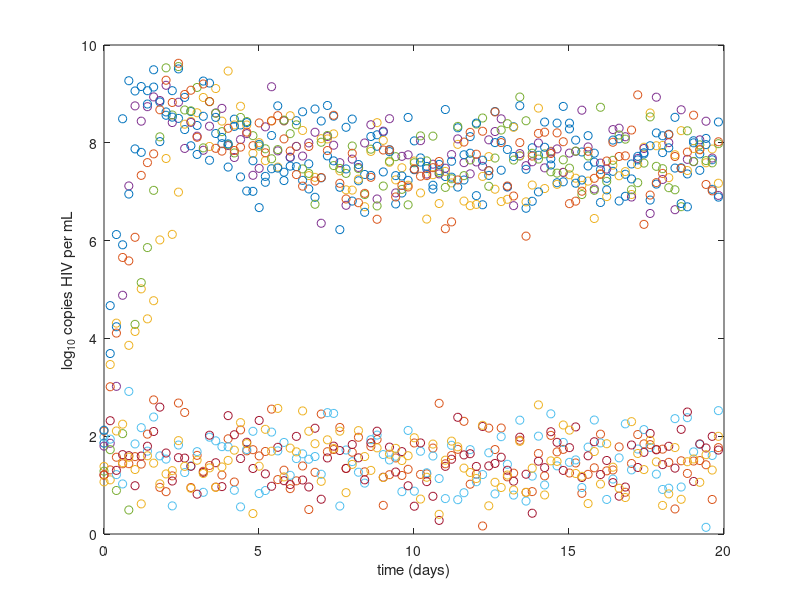

MATLAB code for this plot:
%Matlab script that uses tau-leap to stochastically simulated the SLAV
%model, that's the susceptible, latently infected, actively infected and
%virus model

%% updating the rates of events
function [t,logV_sol]=slav_tauleap()
    
    num_sims=10; %how many curves to make
    
    tF=20; %how many days to sample
    sim_tpts=1e3; %initial number of tpts to simulate (before downsampling below)
    
    t=linspace(0,tF,sim_tpts); %time in days to simulate

    % add Gaussian noise and downsample (uncomment to get no effect)
    noise=0.5; %magnitude of measurement noise in logs?
    %noise=0; %magnitude of measurement noise in logs?
    tpts=100; %number of timepoints after downsampling
    %tpts=sim_tpts; %number of timepoints after downsampling
    
    ds_factor=round(length(t)/tpts); %downsample factor to get right timepoints
    tt=downsample(t,ds_factor); %downsampled time
    simulated_data=zeros(num_sims+1,length(tt)); %matrix for downsampled data
    simulated_data(1,:)=tt; %first column in matrix is timeseries
    
    %simulate a few times
    for i=1:num_sims
        tic; logV_sol=simulate_slav(t); toc;
        vv=downsample(logV_sol+randn(length(logV_sol),1)*noise,ds_factor);
        simulated_data(i+1,:)=vv;
    end
    
figure();
plot(tt,simulated_data(2:end,:),'o')
xlabel('time (days)')
ylabel('log_{10} copies HIV per mL')

save('simulated_data')
    
    
function V_sol = simulate_slav(t)
    %parameters for simulations
    vol = 1e3;           % volume of simulation
    thL = 5.2e-4;      % net clearance rate of latent cells
    aL  = 0.015;       % proliferation rate of latent cells
    dA  = 1.0;         % death rate of activated cells
    xi  = 0.0001;      % activation rate from latency
    aS  = 100*vol;         % constant growth rate of suseceptible cells
    dS  = 0.03;        % death rate of suseceptible cells
    Bt  = 5e-6/vol*10^randn();   % infection rate of T-cells including probability of productively infected
    p   = 1e4;         % burst rate of virus from cells
    gam = 23;          % virus clearance rate
    tau = 1e-4;        % probability of latency given infction
    dL=aL-thL-xi;      % death rate of latent cells

    %equilibrium solutions for dynamical system with virus, can be useful
    %l=1-(1+xi/thL)*tau; %latency factor
    %Seq=gam*dA/Bt/p/l;
    %Leq=tau/thL*(gam*dS*dA/Bt/p/l-aS);
    %Aeq=aS*l/dA-gam*dS/Bt/p;
    %Veq=aS*p*l/gam/dA-dS/Bt;
    %Xeq=[Seq,Leq,Aeq,Veq];
    
    %basic reproductive number
    R0=aS*Bt*p/gam/dS/dA;
    disp(['R0=' num2str(R0)]); %note if R0<1 infection burns out

    %solve the model
    X0=[aS/dS,0,1,0]; %start at disease free equilibrium with a single infected cell
    tlp_sol = simulate_tauleap(t,X0,aS,dS,tau,Bt,dA,p,gam,xi,dL,aL);

    %V_sol=tlp_sol(:,4); %just keep the virus for now
    V_sol=log10(tlp_sol(:,4)+30); %just keep the virus for now, as typical in logs


%%
%function that keeps track of the rate and transition matrices
function [r,T] = update_rates(X,t,r,T,aS,dS,tau,Bt,dA,p,gam,xi,dL,aL)
    
    S=X(1); L=X(2); A=X(3); V=X(4);
    
%%
    ps=poissrnd(p); %stochastic burst size
    r(1) = aS;             T(1,:)=[1,0,0,0];  %constant production 
    r(2) = dS*S;           T(2,:)=[-1,0,0,0];  %density dependent susceptible death
    r(3) = tau*Bt*S*V;     T(3,:)=[-1,1,0,-1]; %latent infection
    r(4) = (1-tau)*Bt*S*V; T(4,:)=[-1,0,1,-1]; %active infection
    r(5) = dA*A;           T(5,:)=[0,0,-1,ps];  %infected cell burst
    r(6) = gam*V;          T(6,:)=[0,0,0,-1];  %density dependent viral clearance
    r(7) = xi*L;           T(7,:)=[0,-1,1,0];  %latent to active
    r(8) = dL*L;           T(8,:)=[0,-1,0,0];  %latent death
    r(9) = aL*L;           T(9,:)=[0,1,0,0];   %homeostatic division proliferation
%%    
    

%function that solves stochastically using tau-leap method
function y=simulate_tauleap(t,X0,aS,dS,tau,Bt,dA,p,gam,xi,dL,aL)

    num_rates=9; num_states=4; r=zeros([num_rates,1]); T=zeros([num_rates,num_states]);

    dt=t(2); x=X0; y=zeros([length(t),num_states]); %initialize
    
    for inx=1:length(t)
                
        y(inx,:)=x; %the list of states

        [r,T]=update_rates(x,t(inx),r,T,aS,dS,tau,Bt,dA,p,gam,xi,dL,aL); %make new rate vector
        
        E = poissrnd(r*dt); %calculate events
        
        dx = T'*E; %calculate change in state
        
        x=x+dx'; %update state variable
        
        x(x<1)=0; %make sure no negative numbers or fractions
        
    end 